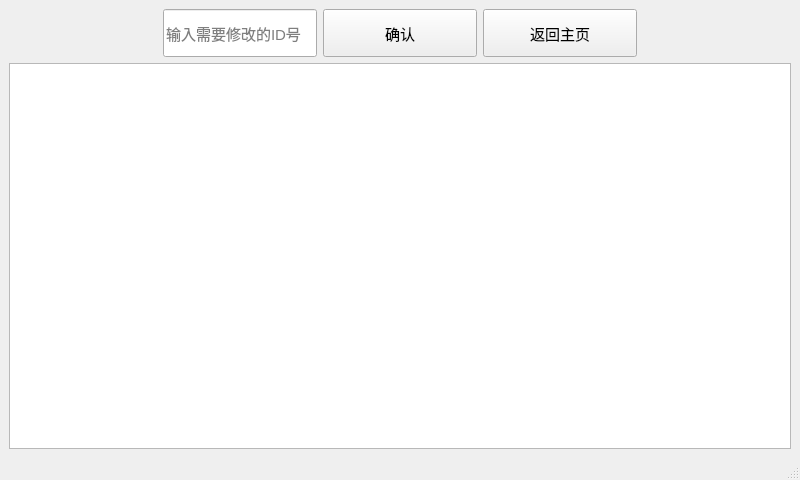
<?xml version="1.0" encoding="UTF-8"?>
<ui version="4.0">
 <class>alter</class>
 <widget class="QMainWindow" name="alter">
  <property name="geometry">
   <rect>
    <x>0</x>
    <y>0</y>
    <width>800</width>
    <height>480</height>
   </rect>
  </property>
  <property name="windowTitle">
   <string>修改广告</string>
  </property>
  <widget class="QWidget" name="centralwidget">
   <layout class="QGridLayout" name="gridLayout">
    <item row="0" column="0">
     <layout class="QVBoxLayout" name="verticalLayout" stretch="1,8">
      <item>
       <layout class="QHBoxLayout" name="horizontalLayout">
        <item>
         <spacer name="horizontalSpacer">
          <property name="orientation">
           <enum>Qt::Horizontal</enum>
          </property>
          <property name="sizeHint" stdset="0">
           <size>
            <width>40</width>
            <height>20</height>
           </size>
          </property>
         </spacer>
        </item>
        <item>
         <widget class="QLineEdit" name="alterId">
          <property name="sizePolicy">
           <sizepolicy hsizetype="Expanding" vsizetype="Expanding">
            <horstretch>0</horstretch>
            <verstretch>0</verstretch>
           </sizepolicy>
          </property>
          <property name="font">
           <font>
            <pointsize>11</pointsize>
           </font>
          </property>
          <property name="placeholderText">
           <string>输入需要修改的ID号</string>
          </property>
         </widget>
        </item>
        <item>
         <widget class="QPushButton" name="alterEnt">
          <property name="sizePolicy">
           <sizepolicy hsizetype="Expanding" vsizetype="Expanding">
            <horstretch>0</horstretch>
            <verstretch>0</verstretch>
           </sizepolicy>
          </property>
          <property name="font">
           <font>
            <pointsize>11</pointsize>
           </font>
          </property>
          <property name="text">
           <string>确认</string>
          </property>
         </widget>
        </item>
        <item>
         <widget class="QPushButton" name="alterBreak">
          <property name="sizePolicy">
           <sizepolicy hsizetype="Expanding" vsizetype="Expanding">
            <horstretch>0</horstretch>
            <verstretch>0</verstretch>
           </sizepolicy>
          </property>
          <property name="font">
           <font>
            <pointsize>11</pointsize>
           </font>
          </property>
          <property name="text">
           <string>返回主页</string>
          </property>
         </widget>
        </item>
        <item>
         <spacer name="horizontalSpacer_2">
          <property name="orientation">
           <enum>Qt::Horizontal</enum>
          </property>
          <property name="sizeHint" stdset="0">
           <size>
            <width>40</width>
            <height>20</height>
           </size>
          </property>
         </spacer>
        </item>
       </layout>
      </item>
      <item>
       <widget class="QListWidget" name="listWidget"/>
      </item>
     </layout>
    </item>
   </layout>
  </widget>
  <widget class="QMenuBar" name="menubar">
   <property name="geometry">
    <rect>
     <x>0</x>
     <y>0</y>
     <width>800</width>
     <height>21</height>
    </rect>
   </property>
  </widget>
  <widget class="QStatusBar" name="statusbar"/>
 </widget>
 <resources/>
 <connections/>
</ui>
